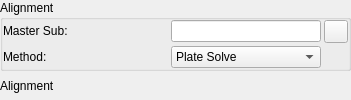
      <widget class="MinimizeWidget" name="AlignmentMinimizeWidget">
       <layout class="QVBoxLayout" name="AlignmentUnusedVerticalLayout">
        <property name="spacing">
         <number>0</number>
        </property>
        <property name="leftMargin">
         <number>0</number>
        </property>
        <property name="topMargin">
         <number>0</number>
        </property>
        <property name="rightMargin">
         <number>0</number>
        </property>
        <property name="bottomMargin">
         <number>0</number>
        </property>
        <item>
         <widget class="QGroupBox" name="AlignmentGroupBox">
          <property name="sizePolicy">
           <sizepolicy hsizetype="Expanding" vsizetype="Fixed">
            <horstretch>0</horstretch>
            <verstretch>0</verstretch>
           </sizepolicy>
          </property>
          <property name="title">
           <string>Alignment</string>
          </property>
          <property name="flat">
           <bool>false</bool>
          </property>
          <layout class="QGridLayout" name="gridLayout_5" columnstretch="0,1,0">
           <property name="leftMargin">
            <number>0</number>
           </property>
           <property name="topMargin">
            <number>0</number>
           </property>
           <property name="rightMargin">
            <number>0</number>
           </property>
           <property name="bottomMargin">
            <number>0</number>
           </property>
           <property name="spacing">
            <number>3</number>
           </property>
           <item row="1" column="1">
            <widget class="QComboBox" name="AlignMethod">
             <property name="sizePolicy">
              <sizepolicy hsizetype="Fixed" vsizetype="Fixed">
               <horstretch>247</horstretch>
               <verstretch>0</verstretch>
              </sizepolicy>
             </property>
             <property name="minimumSize">
              <size>
               <width>150</width>
               <height>0</height>
              </size>
             </property>
             <property name="toolTip">
              <string>&lt;html&gt;&lt;head/&gt;&lt;body&gt;&lt;p&gt;Alignment Method:&lt;/p&gt;&lt;p&gt;- None. No alignment is performed. Useful for stacking darks and flats.&lt;/p&gt;&lt;p&gt;- Plate Solve. Subs will be plate solved in order to align them prior to stacking.&lt;/p&gt;&lt;/body&gt;&lt;/html&gt;</string>
             </property>
             <item>
              <property name="text">
               <string>Plate Solve</string>
              </property>
             </item>
             <item>
              <property name="text">
               <string>None</string>
              </property>
             </item>
            </widget>
           </item>
           <item row="0" column="1">
            <widget class="QLineEdit" name="AlignMaster">
             <property name="sizePolicy">
              <sizepolicy hsizetype="MinimumExpanding" vsizetype="Fixed">
               <horstretch>0</horstretch>
               <verstretch>0</verstretch>
              </sizepolicy>
             </property>
             <property name="minimumSize">
              <size>
               <width>100</width>
               <height>0</height>
              </size>
             </property>
             <property name="toolTip">
              <string>&lt;html&gt;&lt;head/&gt;&lt;body&gt;&lt;p&gt;The sub to use as reference to align all other subs.&lt;/p&gt;&lt;/body&gt;&lt;/html&gt;</string>
             </property>
             <property name="clearButtonEnabled">
              <bool>true</bool>
             </property>
            </widget>
           </item>
           <item row="1" column="0">
            <widget class="QLabel" name="AlignMethodLabel">
             <property name="sizePolicy">
              <sizepolicy hsizetype="Fixed" vsizetype="Fixed">
               <horstretch>0</horstretch>
               <verstretch>0</verstretch>
              </sizepolicy>
             </property>
             <property name="minimumSize">
              <size>
               <width>165</width>
               <height>0</height>
              </size>
             </property>
             <property name="toolTip">
              <string>&lt;html&gt;&lt;head/&gt;&lt;body&gt;&lt;p&gt;Alignment Method:&lt;/p&gt;&lt;p&gt;- None. No alignment is performed. Useful for stacking darks and flats.&lt;/p&gt;&lt;p&gt;- Plate Solve. Subs will be plate solved in order to align them prior to stacking.&lt;/p&gt;&lt;/body&gt;&lt;/html&gt;</string>
             </property>
             <property name="text">
              <string>Method:</string>
             </property>
             <property name="buddy">
              <cstring>AlignMethod</cstring>
             </property>
            </widget>
           </item>
           <item row="0" column="0">
            <widget class="QLabel" name="AlignMasterSubLabel">
             <property name="sizePolicy">
              <sizepolicy hsizetype="Fixed" vsizetype="Fixed">
               <horstretch>0</horstretch>
               <verstretch>0</verstretch>
              </sizepolicy>
             </property>
             <property name="minimumSize">
              <size>
               <width>165</width>
               <height>0</height>
              </size>
             </property>
             <property name="toolTip">
              <string>The sub to use as reference to align all other subs.</string>
             </property>
             <property name="text">
              <string>Master Sub:</string>
             </property>
             <property name="buddy">
              <cstring>AlignMaster</cstring>
             </property>
            </widget>
           </item>
           <item row="0" column="2">
            <widget class="QToolButton" name="AlignMasterB">
             <property name="sizePolicy">
              <sizepolicy hsizetype="Fixed" vsizetype="Fixed">
               <horstretch>0</horstretch>
               <verstretch>0</verstretch>
              </sizepolicy>
             </property>
             <property name="toolTip">
              <string>&lt;html&gt;&lt;head/&gt;&lt;body&gt;&lt;p&gt;File chooser dialog for Alignment Master&lt;/p&gt;&lt;/body&gt;&lt;/html&gt;</string>
             </property>
             <property name="text">
              <string />
             </property>
             <property name="icon">
              <iconset theme="document-open" />
             </property>
            </widget>
           </item>
          </layout>
         </widget>
        </item>
        <item>
         <widget class="QLabel" name="AlignmentMinimized">
          <property name="toolTip">
           <string>Configure alignment options in this section.</string>
          </property>
          <property name="text">
           <string>Alignment</string>
          </property>
         </widget>
        </item>
       </layout>
      </widget>
